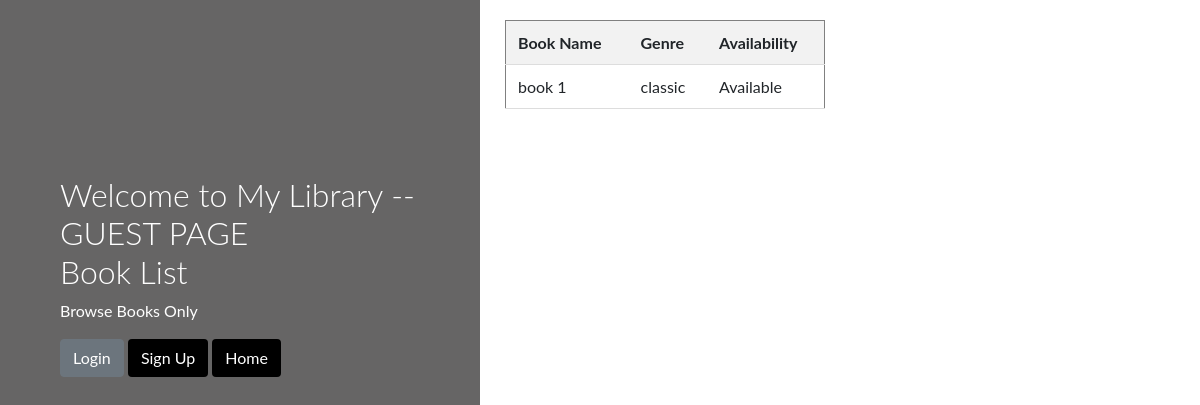
/home_guest/, run on an earlier commit of the app's database.
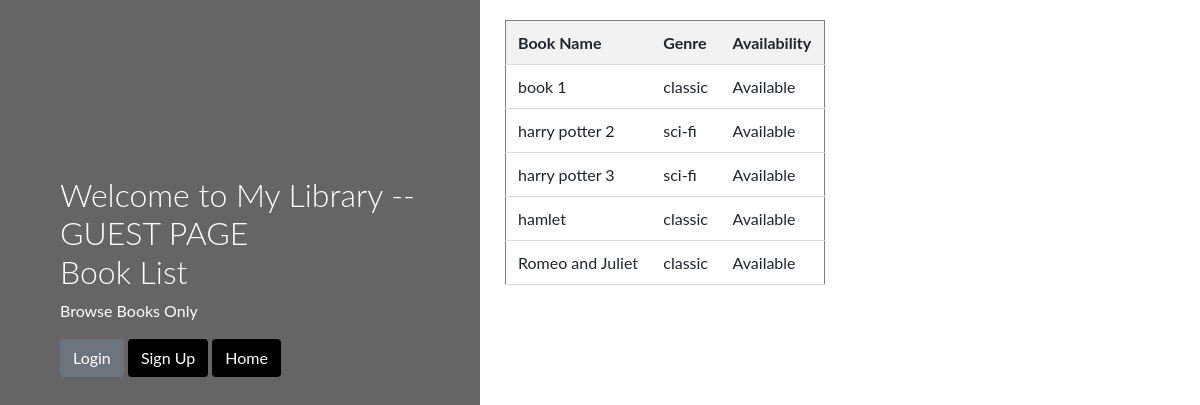
And on a later commit of the database.
### app/features/models.py (models this page shows)
class Book_data(db.Model):
    id = db.Column(db.Integer, primary_key=True)
    book_ttl = db.Column(db.String(100),nullable=False)
    book_gere = db.Column(db.String(100), nullable=False)
    book_aval = db.Column(db.Boolean, nullable=True)

### app/routes.py (the view)
@myapp_obj.route('/home_guest/', methods=['POST', 'GET'])
def home_guest():
    books = Book_data.query.all()
    return render_template('home_guest.html', user=current_user, books=books)

### app/routes.py (called while the page is built)
@myapp_obj.before_request
def create_db():
    db.create_all()

### app/templates/home_guest.html (shortened to what this page needs)
{% extends "base.html"%}
{% block content %}
<div class="sidenav">
         <div class="login-main-text">
            <h2>Welcome to My Library -- GUEST PAGE<br> Book List </h2>
            <p>Browse Books Only</p>
	    <a href="{{ url_for('login') }}" class="btn btn-secondary">Login</a>
	    <a href="{{ url_for('register') }}" class="btn btn-black">Sign Up</a>
	    <a href="{{ url_for('landing') }}" class="btn btn-black">Home</a>
         </div>
      </div>
      <div class="main">
         <div class="col-md-6 col-sm-12">
	     <table border="1">
              <thead>
                 <tr>
                  <th>Book Name</th>
                  <th>Genre</th>
                  <th>Availability</th>
                </tr>
              </thead>
             <tbody>
            {% for book in books %}
                <tr>
                    <td>{{ book.book_ttl }}</td>
                    <td>{{ book.book_gere }}</td>
                    <td>{{ "Available" if book.book_aval else "Not Available" }}</td>
                </tr>
            {% endfor %}
        </tbody>
    </table>
         </div>
      </div>
{% endblock %}

### app/templates/base.html (shortened to what this page needs)
<html>
    <head>
        <link href="https://cdn.jsdelivr.net/npm/bootstrap@5.3.0-alpha3/dist/css/bootstrap.min.css" rel="stylesheet">
  <link href="//maxcdn.bootstrapcdn.com/bootstrap/4.0.0/css/bootstrap.min.css" rel="stylesheet" id="bootstrap-css">
    <link href="https://maxcdn.bootstrapcdn.com/font-awesome/4.7.0/css/font-awesome.min.css" rel="stylesheet" />
    </head>
    <body>
    {% block content %}
    {% endblock %}
    </body>
</html>

### app/templates/home_guest.html (style rules this page uses)
body { font-family: "Lato", sans-serif; }
.sidenav { height: 100%; background-color: #302f2fbc; overflow-x: hidden; padding-top: 20px; }
.main { padding: 0px 10px; }
@media screen and (min-width: 768px) { .main { margin-left: 40%; } }
@media screen and (min-width: 768px) { table { width: 100%; border-collapse: collapse; margin-top: 20px; } }
@media screen and (min-width: 768px) { th, td { padding: 12px; text-align: left; border-bottom: 1px solid #ddd; } }
@media screen and (min-width: 768px) { th { background-color: #f2f2f2; } }
@media screen and (min-width: 768px) { .sidenav { width: 40%; position: fixed; z-index: 1; top: 0; left: 0; } }
.login-main-text { margin-top: 20%; padding: 60px; color: #ffffff; }
.login-main-text h2 { font-weight: 300; }
.btn-black { background-color: #000000 !important; color: #ffffff; }

What changed in the data, as far as the page shows it:
added Book_data: book_ttl "harry potter 2", book_gere "sci-fi", book_aval "Available"
added Book_data: book_ttl "harry potter 3", book_gere "sci-fi", book_aval "Available"
added Book_data: book_ttl "hamlet", book_gere "classic", book_aval "Available"
added Book_data: book_ttl "Romeo and Juliet", book_gere "classic", book_aval "Available"
